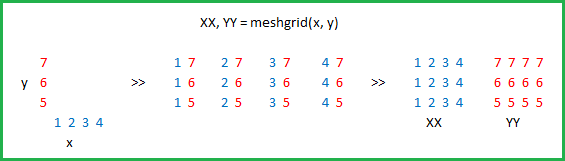
#> input picture data set/meshgrid_image.png, 565 x 161 px, given in place of download.png, which was not available
$ jupyter execute --allow-errors dipAssignment.ipynb   (text cells are left out)
#> lines starting #> are read from the running program, lines starting #| are printed output that depends on the picture; after the words box and inside, x2 and y2 are one past the last pixel; in counts of white or black regions, pixels touching at a corner belong together; pictures that were not available may be replaced by others from this repository, and a replacement may not be noted
[cell 1]
from google.colab import files
from io import BytesIO
from PIL import Image

uploaded = files.upload()
#> the answer given: meshgrid_image.png
#> (the rest of this cell did not finish here and is left out)

[cell 2]
import numpy as np
import cv2
from matplotlib import pyplot as plt

[cell 3]
from google.colab.patches import cv2_imshow
img = cv2.imread('download.png',0)
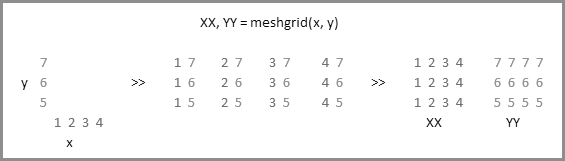
#> img: shape (161, 565); min 0, max 255, mean 246.7
rows,cols = img.shape
#> rows = 161; cols = 565
print(rows, cols)
#| 161 565

plt.imshow(img,cmap="gray")
plt.show()

print(img[200:210,201:210])

[cell 4]
#thresholding
plt.imshow(img)
plt.show()

threshVal=120
img1=np.zeros((img.shape))
print(img1.shape)
#| (161, 565)

img1[img>threshVal]=255

#img1[img1<=threshVal]=0

plt.subplot(1,3,1) #row,col,area
plt.imshow(img,cmap="gray")
plt.subplot(1,3,2)
plt.imshow(img1,cmap="gray")
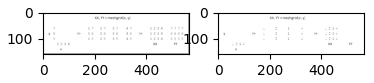
#> figure drawn by matplotlib, 2 panels

[cell 5]
img2=255-img1
plt.subplot(1,3,3)
plt.imshow(img2,cmap="gray")
plt.show()
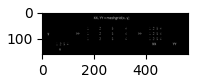
#> figure drawn by matplotlib, 1 panel

[cell 6]
x=np.array([10, 12, 34, 10, 40])
z=x>10
print(x[z])

[cell 7]
import cv2
import numpy as np
from matplotlib import pyplot as plt

img = cv2.imread('gray.png',0)
#127: threshold value
#255 : max threshold value
#thresh_binary : type of threshold
ret,thresh1 = cv2.threshold(img,127,255,cv2.THRESH_BINARY)
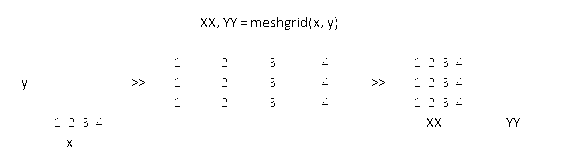
#> thresh1: shape (161, 565); 99.2% white; black in thin lines or dots, all inside (x1, y1, x2, y2) = (22, 17, 520, 147)
ret,thresh2 = cv2.threshold(img,127,255,cv2.THRESH_BINARY_INV)
ret,thresh3 = cv2.threshold(img,127,200,cv2.THRESH_TRUNC)
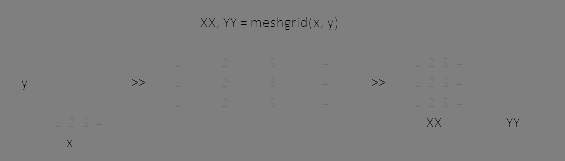
#> thresh3: shape (161, 565); min 0, max 127, mean 126.6
ret,thresh4 = cv2.threshold(img,127,255,cv2.THRESH_TOZERO)
ret,thresh5 = cv2.threshold(img,127,255,cv2.THRESH_TOZERO_INV)
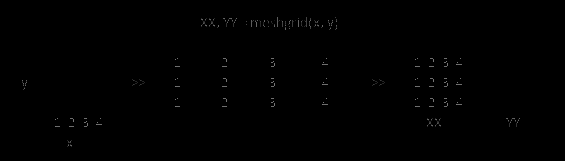
#> thresh5: shape (161, 565); min 0, max 122, mean 0.6
ret,thresh6 = cv2.threshold(img,127,255,cv2.CAP_PROP_CONTRAST)
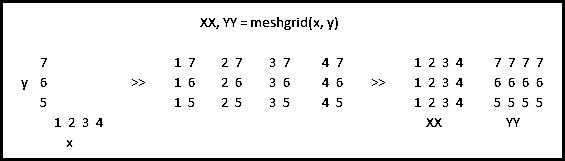
#> thresh6: shape (161, 565); min 0, max 255, mean 237.3
#> ret = 195

titles = ['Original Image','BINARY','BINARY_INV','TRUNC','TOZERO','TOZERO_INV','CAP_PROP_CONTRAST']
images = [img, thresh1, thresh2, thresh3, thresh4, thresh5, thresh6]

for i in range(7):
    plt.subplot(3,3,i+1),plt.imshow(images[i],'gray')
    plt.title(titles[i])
    plt.xticks([]),plt.yticks([])

plt.show()
'''
print(img[0,:])
print(thresh1[0,:])
print(thresh3[0,:])
print(thresh4[0,:])
print(thresh5[0,:])
print(thresh6[0,:])
'''

[cell 8]
#histogram
img = cv2.imread('download.png',0)
hist = cv2.calcHist([img],[0],None,[256],[0,256])
#> hist = 256 values, max 83622 at index 255, min 0 at index 1, mean 355.3
plt.plot(hist)
plt.show()
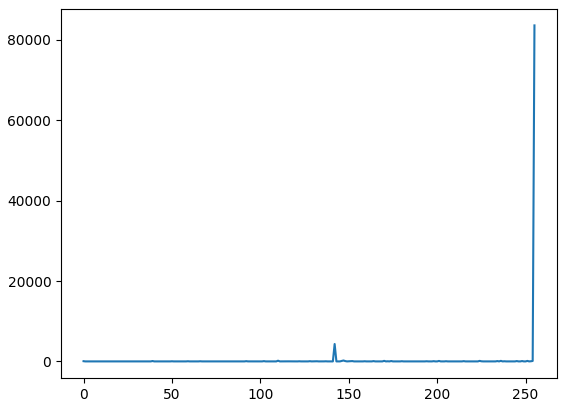
#> figure drawn by matplotlib, 1 panel; curve peaks at x = 255, y = 83622

plt.hist(img.ravel(),256,[0,256])
plt.show()
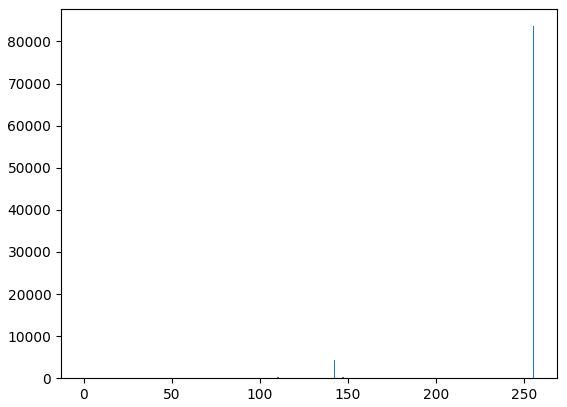
#> figure drawn by matplotlib, 1 panel; tallest bar 83622 high, from x = 255 to 256
